Frame 1 (no input): blank canvas, image omitted
Frame 60 (the mouse pressed at the canvas centre just before this capture): blank canvas, image omitted
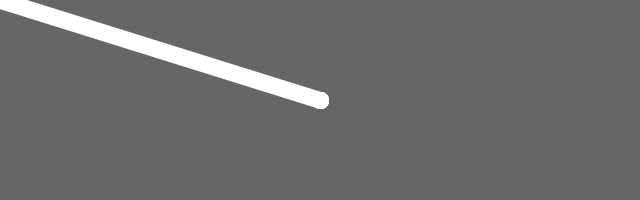
Frame 120 (the mouse held since frame 60 and released just before this capture)

The Processing sketch whose frames 1 and 60 were blank and that drew this single picture after the mouse press (run headless with seeded random() and noise(); from frame 60 on, the mouse is pressed at the canvas centre):

// Processing sketch: processing_30040
// ── processing_30040.pde

float distance=0;

void setup() {
  size(640, 200);
  background(102); 
}

void draw() {
  stroke(255);
  if(mousePressed) {
    distance+=dist(pmouseX,pmouseY,mouseX,mouseY);
    strokeWeight(distance/20);
    line(mouseX, mouseY, pmouseX, pmouseY); 
  }
  else{
    distance=0;
  }
}
